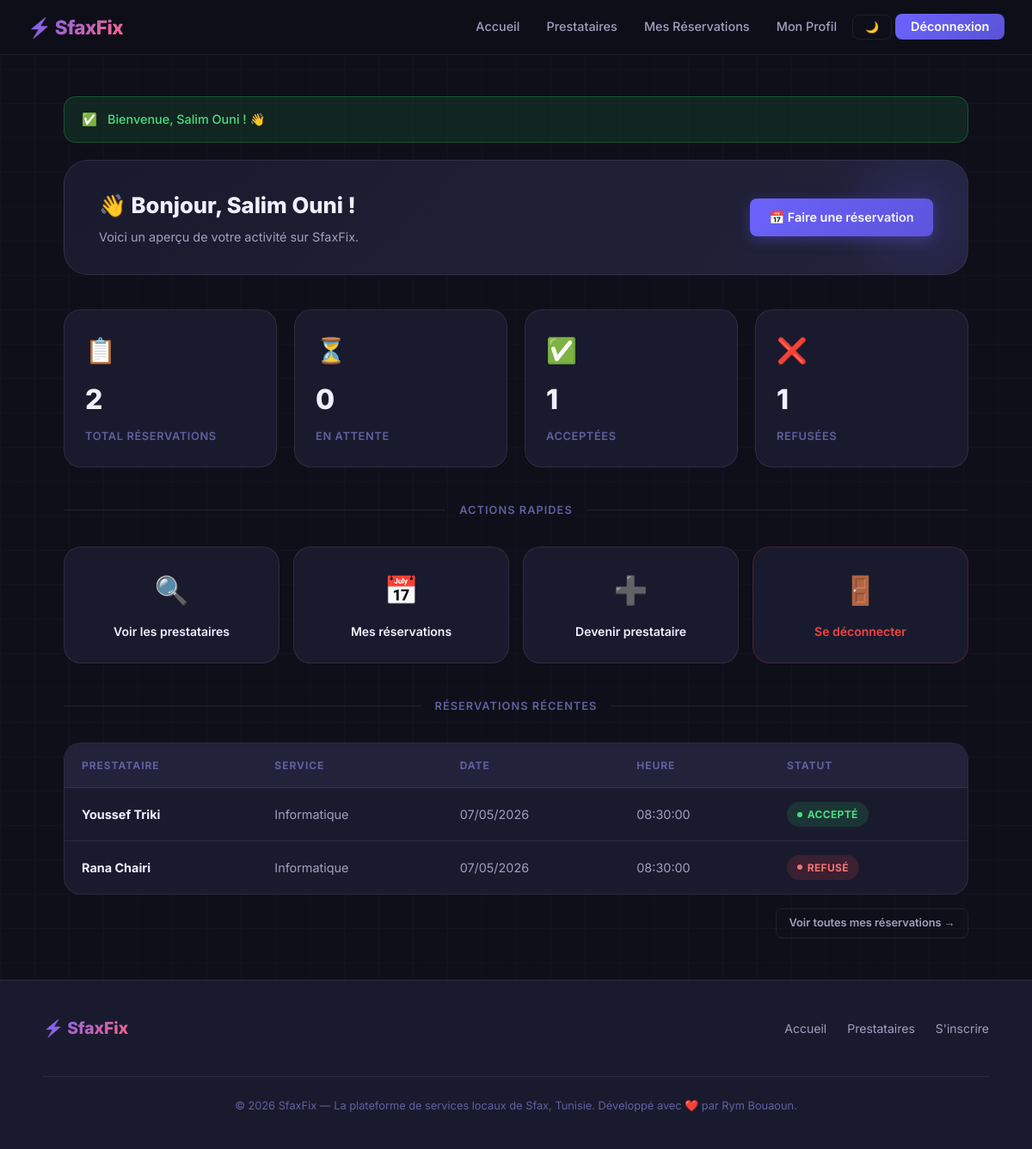
The app's page /pages/dashboard.php (signed in) with its own data.
### tables this page shows
CREATE TABLE `rendezvous` (
  `id` int(11) NOT NULL,
  `utilisateur_id` int(11) NOT NULL,
  `prestataire_id` int(11) NOT NULL,
  `date_rdv` date NOT NULL,
  `heure_rdv` time NOT NULL,
  `statut` enum('en_attente','accepte','refuse') DEFAULT 'en_attente',
  `note` text DEFAULT NULL,
  `created_at` timestamp NOT NULL DEFAULT current_timestamp()
);

CREATE TABLE `utilisateurs` (
  `id` int(11) NOT NULL,
  `nom` varchar(100) NOT NULL,
  `email` varchar(150) NOT NULL,
  `mot_de_passe` varchar(255) NOT NULL,
  `role` enum('user','admin') NOT NULL DEFAULT 'user',
  `photo_profil` varchar(255) DEFAULT NULL,
  `created_at` timestamp NOT NULL DEFAULT current_timestamp()
);

CREATE TABLE `services` (
  `id` int(11) NOT NULL,
  `nom` varchar(100) NOT NULL
);

### pages/dashboard.php (the view, shortened to what this page needs)
<?php
include("../config/db.php");
$user_id = (int)$_SESSION['user_id'];
$stats_stmt = $conn->prepare("
    SELECT
        COUNT(*)                   AS total,
        SUM(statut = 'en_attente') AS pending,
        SUM(statut = 'accepte')    AS accepted,
        SUM(statut = 'refuse')     AS refused
    FROM rendezvous
    WHERE utilisateur_id = ?
");
$stats_stmt->bind_param("i", $user_id);
$stats_stmt->execute();
$stats = $stats_stmt->get_result()->fetch_assoc();
$recent_stmt = $conn->prepare("
    SELECT
        r.date_rdv,
        r.heure_rdv,
        r.statut,
        u.nom   AS provider_name,
        s.nom   AS service_name
    FROM rendezvous    r
    JOIN prestataires  p ON r.prestataire_id  = p.id
    JOIN utilisateurs  u ON p.utilisateur_id  = u.id
    JOIN services      s ON p.service_id      = s.id
    WHERE r.utilisateur_id = ?
    ORDER BY r.date_rdv DESC, r.heure_rdv DESC
    LIMIT 3
");
$recent_stmt->bind_param("i", $user_id);
$recent_stmt->execute();
$recent_bookings = $recent_stmt->get_result();
$is_provider_stmt = $conn->prepare("
    SELECT id
    FROM prestataires
    WHERE utilisateur_id = ?
    LIMIT 1
");
$is_provider_stmt->bind_param("i", $user_id);
$is_provider_stmt->execute();
$is_provider_stmt->store_result();
$is_provider = $is_provider_stmt->num_rows > 0;
?>
<!DOCTYPE html>
<html lang="fr">
<head>
    <link rel="stylesheet" href="../assets/css/style.css">
</head>
<body>
<?php include("../includes/navbar.php"); ?>
<main>
    <div class="page-wrapper">
        <?php include("../includes/flash.php"); ?>
        <div class="welcome-banner">
            <div>
                <div class="welcome-name">
                    👋 Bonjour, <?= htmlspecialchars($_SESSION['nom']) ?> !
                </div>
                <div class="welcome-sub">
                    Voici un aperçu de votre activité sur SfaxFix.
                </div>
            </div>
            <a href="providers.php" class="btn btn-primary">
                📅 Faire une réservation
            </a>
        </div>
        <div class="stats-grid">
            <div class="stat-card">
                <div class="stat-icon">📋</div>
                <div class="stat-value"><?= (int)$stats['total'] ?></div>
                <div class="stat-label">Total réservations</div>
            </div>
            <div class="stat-card">
                <div class="stat-icon">⏳</div>
                <div class="stat-value"><?= (int)$stats['pending'] ?></div>
                <div class="stat-label">En attente</div>
            </div>
            <div class="stat-card">
                <div class="stat-icon">✅</div>
                <div class="stat-value"><?= (int)$stats['accepted'] ?></div>
                <div class="stat-label">Acceptées</div>
            </div>
            <div class="stat-card">
                <div class="stat-icon">❌</div>
                <div class="stat-value"><?= (int)$stats['refused'] ?></div>
                <div class="stat-label">Refusées</div>
            </div>
        </div>
        <div class="section-divider">Actions rapides</div>
        <div class="quick-actions">
            <a href="providers.php" class="action-card">
                <span class="action-icon">🔍</span>
                <span class="action-label">Voir les prestataires</span>
            </a>
            <a href="my_bookings.php" class="action-card">
                <span class="action-icon">📅</span>
                <span class="action-label">Mes réservations</span>
            </a>
            <?php if ($is_provider): ?>
                <a href="provider_dashboard.php" class="action-card">
                    <span class="action-icon">🛠️</span>
                    <span class="action-label">Dashboard prestataire</span>
                </a>
            <?php else: ?>
                <a href="add_provider.php" class="action-card">
                    <span class="action-icon">➕</span>
                    <span class="action-label">Devenir prestataire</span>
                </a>
            <?php endif; ?>
            <a href="logout.php" class="action-card" style="border-color:rgba(239,68,68,0.2);">
                <span class="action-icon">🚪</span>
                <span class="action-label" style="color:var(--danger);">Se déconnecter</span>
            </a>
        </div>
        <div class="section-divider">Réservations récentes</div>
        <?php if ($recent_bookings->num_rows > 0): ?>
            <div class="table-wrapper" style="margin-bottom: 1rem;">
                <table>
                    <thead>
                        <tr>
                            <th>Prestataire</th>
                            <th>Service</th>
                            <th>Date</th>
                            <th>Heure</th>
                            <th>Statut</th>
                        </tr>
                    </thead>
                    <tbody>
                        <?php while ($b = $recent_bookings->fetch_assoc()): ?>
                            <?php
                                $status_map = [
                                    'en_attente' => ['class' => 'badge-pending',  'label' => 'En attente'],
                                    'accepte'    => ['class' => 'badge-accepted', 'label' => 'Accepté'],
                                    'refuse'     => ['class' => 'badge-refused',  'label' => 'Refusé'],
                                ];
                                $s = $status_map[$b['statut']] ?? ['class' => 'badge-pending', 'label' => $b['statut']];
                            ?>
                            <tr>
                                <td><strong><?= htmlspecialchars($b['provider_name']) ?></strong></td>
                                <td><?= htmlspecialchars($b['service_name']) ?></td>
                                <td><?= date('d/m/Y', strtotime($b['date_rdv'])) ?></td>
                                <td><?= htmlspecialchars($b['heure_rdv']) ?></td>
                                <td><span class="badge <?= $s['class'] ?>"><?= $s['label'] ?></span></td>
                            </tr>
                        <?php endwhile; ?>
                    </tbody>
                </table>
            </div>
            <div style="text-align:right;">
                <a href="my_bookings.php" class="btn btn-outline btn-sm">Voir toutes mes réservations →</a>
            </div>
        <?php endif; ?>
    </div>
</main>
<?php include("../includes/footer.php"); ?>
</body>
</html>

### assets/css/style.css (style rules this page uses)
:root { --primary: #6C63FF; --primary-dark: #5a52d5; --primary-light: #EEE9FF; --accent: #FF6584; --success: #22c55e; --warning: #f59e0b; --danger: #ef4444; --info: #3b82f6; --bg: #0f0f1a; --bg-card: #1a1a2e; --bg-elevated: #22223b; --border: rgba(255,255,255,0.08); --border-hover: rgba(108,99,255,0.5); --text-primary: #f0f0ff; --text-secondary:#a0a0c0; --text-muted: #6060a0; --radius-sm: 8px; --radius-md: 14px; --radius-lg: 20px; --radius-xl: 28px; --shadow-sm: 0 2px 12px rgba(0,0,0,0.3); --shadow-md: 0 8px 32px rgba(0,0,0,0.4); --shadow-glow:0 0 40px rgba(108,99,255,0.25); --transition: all 0.25s cubic-bezier(0.4, 0, 0.2, 1); }
*, *::before, *::after { box-sizing: border-box; margin: 0; padding: 0; }
html { scroll-behavior: smooth; }
body { font-family: 'Inter', sans-serif; background-color: var(--bg); color: var(--text-primary); min-height: 100vh; line-height: 1.6; display: flex; flex-direction: column; background-image: linear-gradient(rgba(108,99,255,0.03) 1px, transparent 1px), linear-gradient(90deg, rgba(108,99,255,0.03) 1px, transparent 1px); background-size: 40px 40px; }
main { flex: 1; }
a { color: var(--primary); text-decoration: none; transition: var(--transition); }
.page-wrapper { max-width: 1100px; margin: 0 auto; padding: 3rem 1.5rem; }
.btn { display: inline-flex; align-items: center; justify-content: center; gap: 0.5rem; padding: 0.65rem 1.4rem; border-radius: var(--radius-sm); font-family: 'Inter', sans-serif; font-size: 0.9rem; font-weight: 600; border: none; cursor: pointer; transition: var(--transition); text-decoration: none; white-space: nowrap; }
.btn-primary { background: linear-gradient(135deg, var(--primary), var(--primary-dark)); color: #fff; box-shadow: 0 4px 15px rgba(108,99,255,0.3); }
.btn-outline { background: transparent; color: var(--text-secondary); border: 1px solid var(--border); }
.btn-sm { padding: 0.4rem 0.9rem; font-size: 0.8rem; }
.badge { display: inline-flex; align-items: center; gap: 0.35rem; padding: 0.3rem 0.75rem; border-radius: 99px; font-size: 0.75rem; font-weight: 700; letter-spacing: 0.03em; text-transform: uppercase; }
.badge::before { content: ''; width: 6px; height: 6px; border-radius: 50%; background: currentColor; }
.badge-accepted { background: rgba(34,197,94,0.15); color: #4ade80; }
.badge-refused { background: rgba(239,68,68,0.15); color: #f87171; }
.table-wrapper { overflow-x: auto; border-radius: var(--radius-lg); border: 1px solid var(--border); background: var(--bg-card); }
table { width: 100%; border-collapse: collapse; }
thead tr { background: var(--bg-elevated); border-bottom: 1px solid var(--border); }
thead th { padding: 1rem 1.25rem; text-align: left; font-size: 0.75rem; font-weight: 700; text-transform: uppercase; letter-spacing: 0.08em; color: var(--text-muted); white-space: nowrap; }
tbody tr { border-bottom: 1px solid var(--border); transition: var(--transition); }
tbody tr:last-child { border-bottom: none; }
tbody td { padding: 1rem 1.25rem; font-size: 0.9rem; color: var(--text-secondary); vertical-align: middle; }
tbody td strong { color: var(--text-primary); }
.stats-grid { display: grid; grid-template-columns: repeat(auto-fill, minmax(200px, 1fr)); gap: 1.25rem; margin-bottom: 2.5rem; }
.stat-card { background: var(--bg-card); border: 1px solid var(--border); border-radius: var(--radius-lg); padding: 1.5rem; display: flex; flex-direction: column; gap: 0.5rem; transition: var(--transition); }
.stat-icon { font-size: 1.8rem; }
.stat-value { font-size: 2rem; font-weight: 800; letter-spacing: -1px; color: var(--text-primary); }
.stat-label { font-size: 0.8rem; font-weight: 600; color: var(--text-muted); text-transform: uppercase; letter-spacing: 0.05em; }
.section-divider { display: flex; align-items: center; gap: 1rem; margin: 2rem 0; color: var(--text-muted); font-size: 0.8rem; font-weight: 600; text-transform: uppercase; letter-spacing: 0.08em; }
.section-divider::before, .section-divider::after { content: ''; flex: 1; height: 1px; background: var(--border); }

### records on screen
rendezvous: utilisateurs.nom "Youssef Triki", services.nom "Informatique", date_rdv "07/05/2026", heure_rdv "08:30:00", statut "ACCEPTÉ"
rendezvous: utilisateurs.nom "Rana Chairi", services.nom "Informatique", date_rdv "07/05/2026", heure_rdv "08:30:00", statut "REFUSÉ"

### other values on screen
$icon "✅"
$flash['message'] "Bienvenue, Salim Ouni ! 👋"
$_SESSION['nom'] "Salim Ouni"
$stats['total'] "2"
$stats['pending'] "0"
$stats['accepted'] "1"
$stats['refused'] "1"
